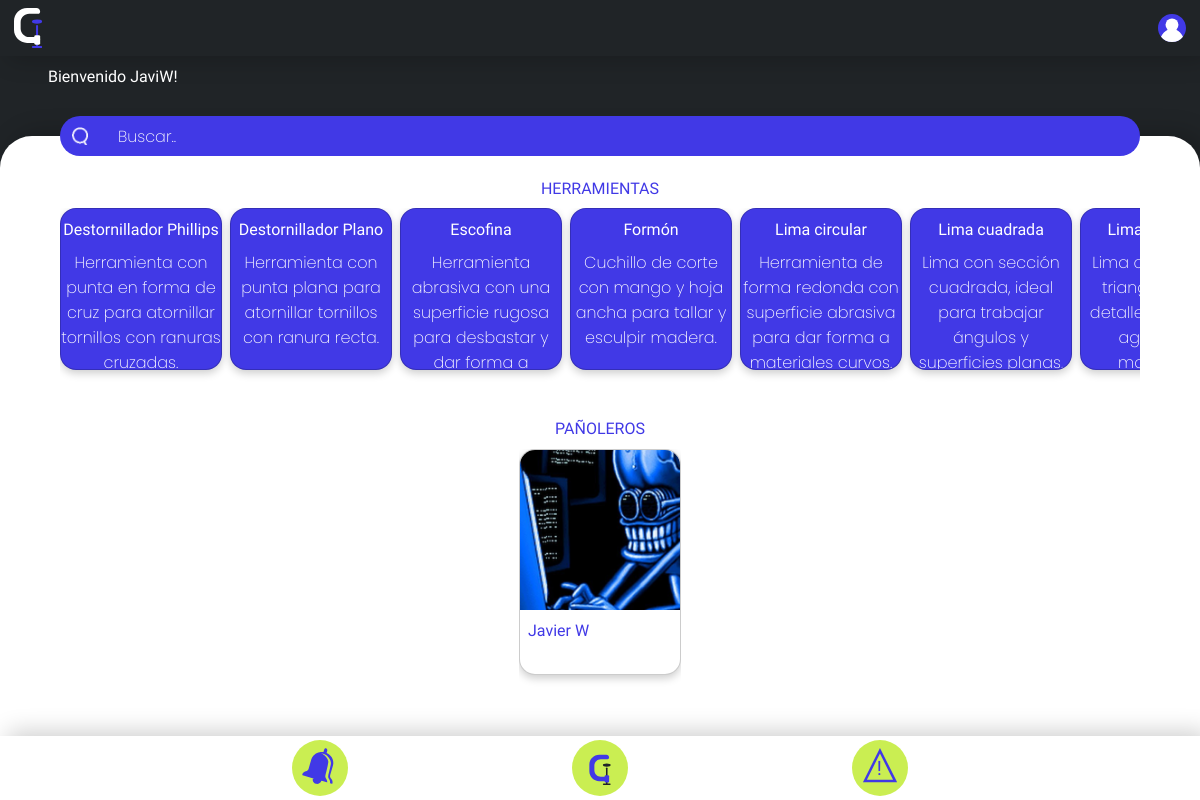
Page /inicio.php (signed in) on the earlier database version.
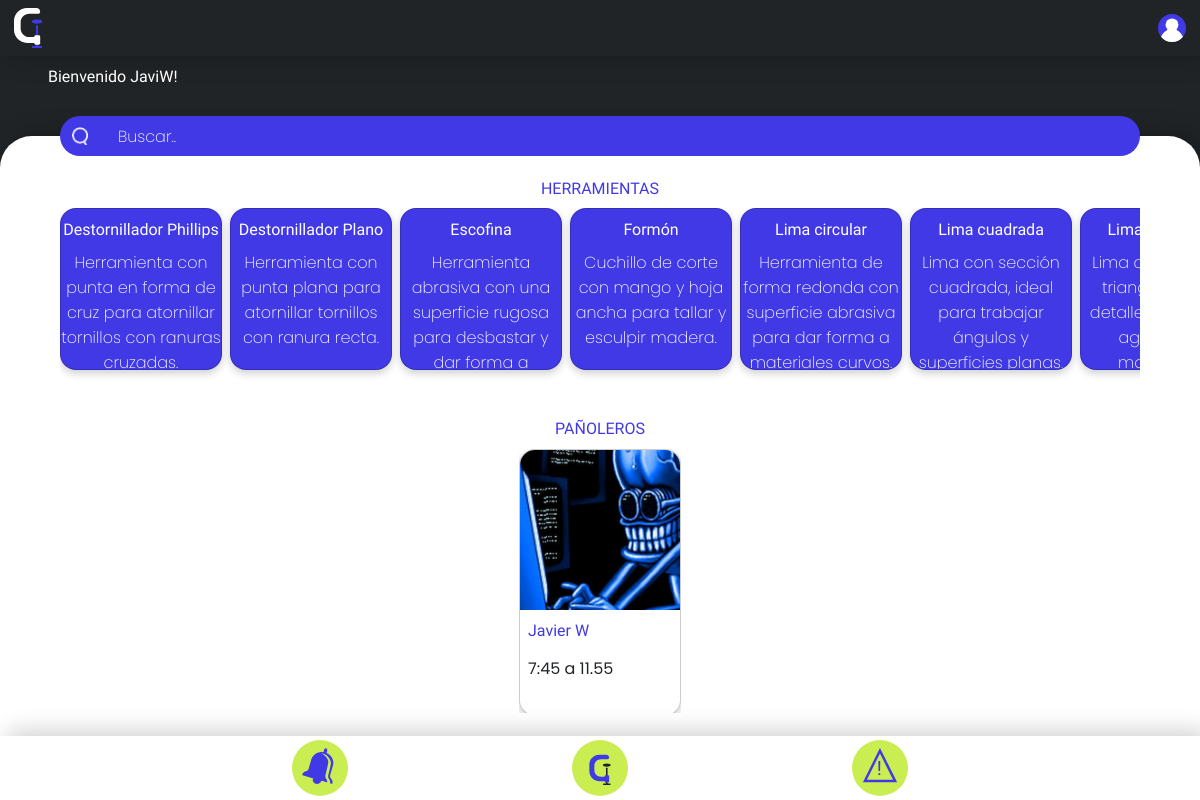
Same page on the later database version.
### tables this page shows
CREATE TABLE `usuarios` (
  `id_usuario` int(11) NOT NULL,
  `nombre_completo` varchar(150) NOT NULL,
  `username` varchar(70) NOT NULL,
  `correo` varchar(150) NOT NULL,
  `contrasena` varchar(100) NOT NULL,
  `cargo` enum('panolero','encargado_panol','admin','') NOT NULL,
  `horario` varchar(20) DEFAULT NULL,
  `fotoperfil` varchar(200) NOT NULL
);

### inicio.php (the view, shortened to what this page needs)
<?php
include './codigophp/conexionbs.php';
?>
<!DOCTYPE html>
<html lang="es">
<head>
    <link rel="stylesheet" href="estiloscss/styles.css">
    <link rel="stylesheet" href="estiloscss/imagenes.css">
    <link rel="stylesheet" href="estiloscss/animaciones.css">
</head>
<body>
    <div id="pagina">
        <div id="header">
            <a href="inicio.php" class="imagen"><?php incrustarSVG("imagenes/SVG/logo"); ?></a>
            <button class="imagen" id="user"><?php incrustarSVG("imagenes/SVG/user"); ?></button>
        </div>
        <div id="subheader">
            <h1>Bienvenido <?php echo htmlspecialchars($_SESSION['username']); ?>!</h1>
            <p></p>
        </div>
        <div id="contenido">
            <form class="barra" method="get" action="./buscarherramienta.php">
                <input type="submit" class="lupa" value="">
                <input type="text" id="search-input" name="busqueda" placeholder="Buscar..">
                <div></div>
            </form>
            <div class="contenido2">
                <div class="con3" id="inicio">
                    <h1>HERRAMIENTAS</h1>
                    <div class="scroll-x" id="scroll">
                        <div class="conscroll-x">
                            <?php
                            $sql = "SELECT nombre, descripcion FROM herramientas";
                            $result = $conn->query($sql);
                            if ($result->num_rows > 0) {
                                while ($row = $result->fetch_assoc()) {
                                    echo '<a class="cubo" href="./buscarherramienta.php?busqueda='. $row["nombre"] .'"> <h1>' . $row["nombre"] . '</h1> <p>' . $row["descripcion"] . '</p></a>';
                                }
                            } else {
                                echo '<p>No se encontraron resultados</p>';
                            }
                            ?>
                        </div>
                    </div>
                    <h1>PAÑOLEROS</h1>
                    <div class="scroll-x" id="scroll" style="height: 33vh;">
                        <div class="conscroll-x">
                            <?php
                            $sql = "SELECT nombre_completo, horario, fotoperfil FROM usuarios WHERE cargo = 'panolero' ";
                            $result = $conn->query($sql);
                            if ($result->num_rows > 0) {
                                while ($row = $result->fetch_assoc()) {
                                    echo "<div class='rectangulo'><button style='background-image:url(". $row["fotoperfil"] .");'></button><h1>" . $row["nombre_completo"] . "<p>" . $row["horario"] . "</p></div>";
                                }
                            }
                            ?>
                        </div>
                    </div>
                </div>
            </div>
        </div>
        <div id="footer">
            <a href="pedidos.php" class=" imagen centro i">Herramientas <?php incrustarSVG("imagenes/SVG/botonlogo"); ?></a>
            <a href="reportes.php" class=" imagen derecha i">Reportes<?php incrustarSVG("imagenes/SVG/alerta"); ?></a>
        </div>
    </div>
</body>
</html>

Differences in the rows shown:
changed usuarios "Javier W": horario (not shown) → "7:45 a 11.55"
